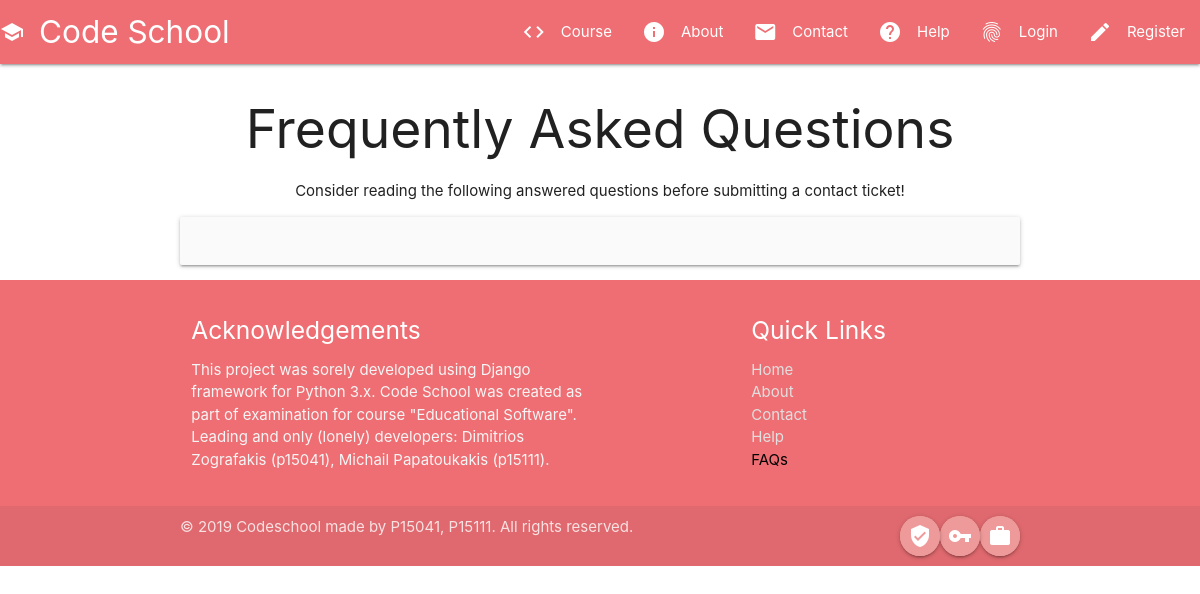
Page /faq/ on the earlier database version.
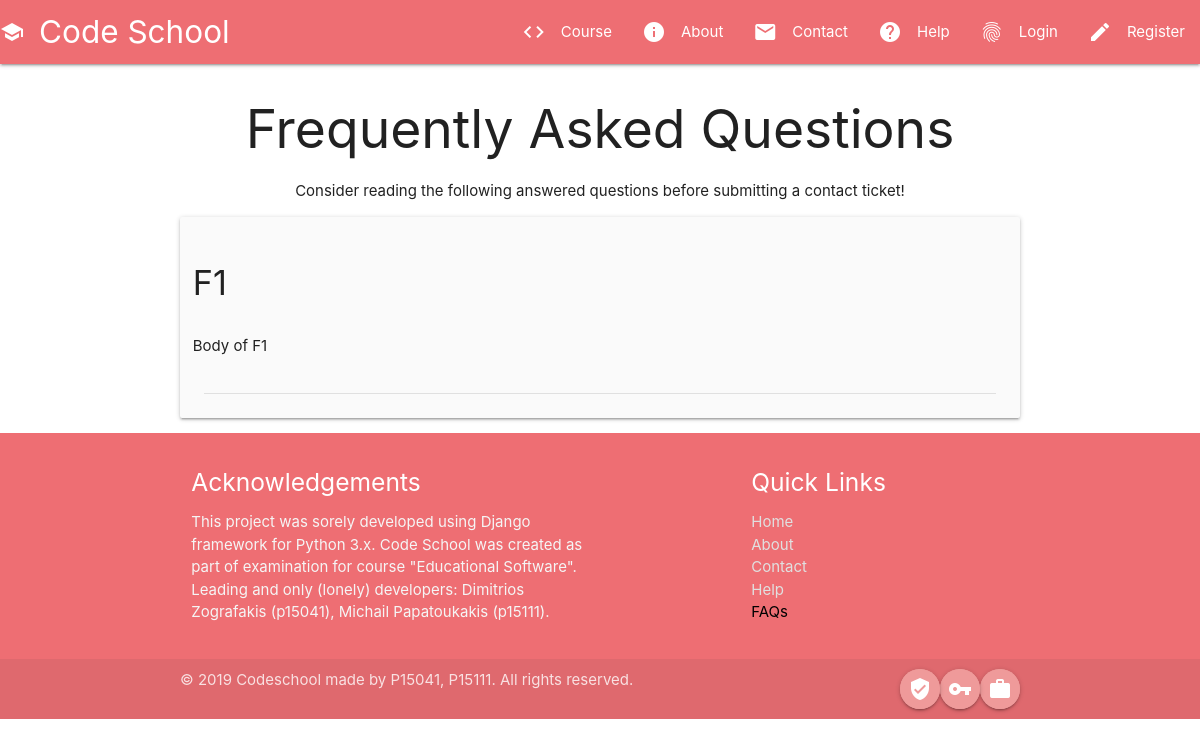
Same page on the later database version.
### pages/models.py (models this page shows, shortened)
class FrequentlyAskedQuestion(models.Model):
    title = models.CharField(max_length=100, null=False, blank=False)
    body = models.CharField(max_length=100, null=False, blank=False)

### pages/views.py (the view)
# urls.py: path('faq/', FaqPageView.as_view(), name='faq'),
class FaqPageView(TemplateView):
    template_name = 'faq.html'
    breadcrumbs = ['faq']
    def get(self, request, *args, **kwargs):
        user = request.user
        faqs = FrequentlyAskedQuestion.objects.all()
        context = {
            'faqs': faqs,
            'breadcrumbs': self.breadcrumbs
        }
        return render(request, self.template_name, context)

### templates/faq.html
{% extends 'base.html' %}
{% block content %}
{% load static %}
    <h2 class="center-align">Frequently Asked Questions</h2>
    <div>
        <p class="center-align">Consider reading the following answered questions before submitting a contact ticket!</p>
    </div>
    <div class="container">
        <div class="col s12 m8 offset-m2 l6 offset-l3">
            <div class="card-panel grey lighten-5 z-depth-1">
                {% for faq in faqs %}
                    <div class="row">
                        <h4>{{ faq.title }}</h4>
                    </div>
                    <div class="row">
                        <p>{{ faq.body }}</p>
                    </div>
                    <div class="divider"></div>
                {% endfor %}
            </div>
        </div>
    </div>
{% endblock %}

Differences in the rows shown:
added FrequentlyAskedQuestion: title "F1", body "Body of F1"
